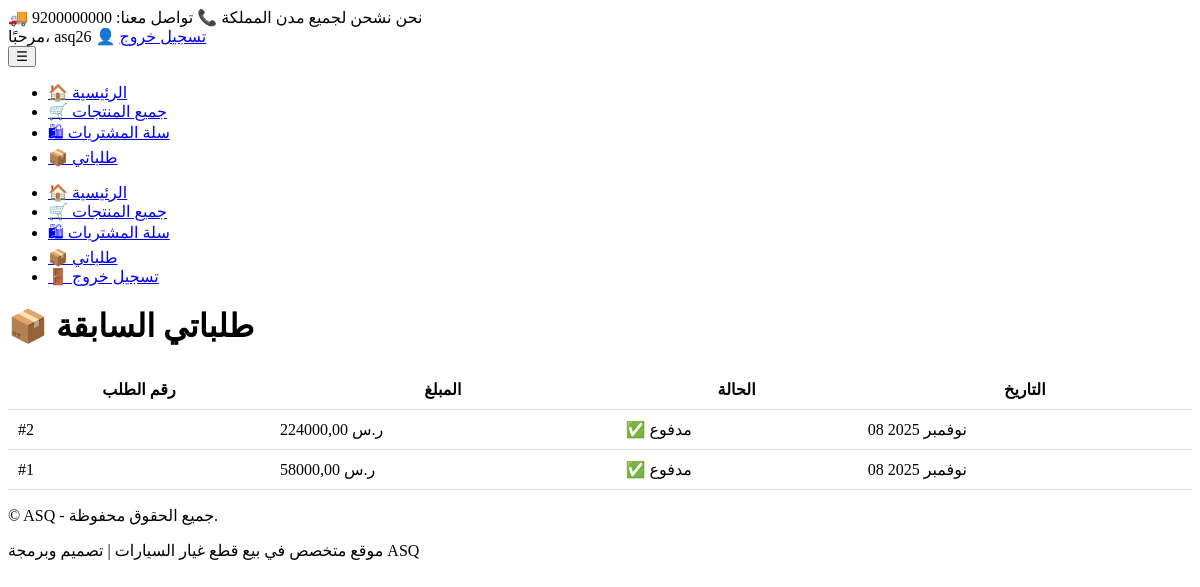
The app's page /orders/my-orders/ (signed in), older data.
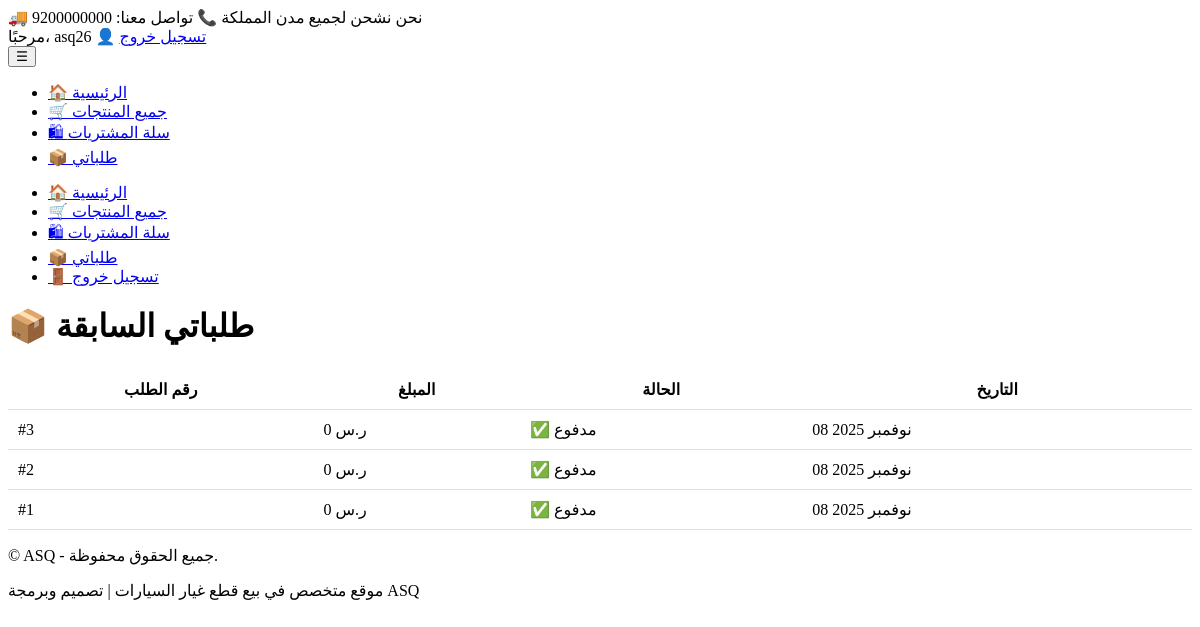
The same page, newer data.
### orders/models.py (models this page shows, shortened)
class Order(models.Model):
    user = models.ForeignKey(settings.AUTH_USER_MODEL, on_delete=models.CASCADE)
    total_price = models.DecimalField(max_digits=10, decimal_places=2, default=0)
    is_paid = models.BooleanField(default=False)
    full_name = models.CharField(max_length=255, blank=True, null=True)
    address = models.TextField(blank=True, null=True)
    phone = models.CharField(max_length=20, blank=True, null=True)
    city = models.CharField(max_length=100, blank=True, null=True)
    created_at = models.DateTimeField(auto_now_add=True)
    @property
    def total(self):
        return sum(item.subtotal for item in self.items.all())

class OrderItem(models.Model):
    order = models.ForeignKey(Order, on_delete=models.CASCADE, related_name="items")
    product = models.ForeignKey(Product, on_delete=models.CASCADE)
    price = models.DecimalField(max_digits=10, decimal_places=2)
    quantity = models.PositiveIntegerField(default=1)
    @property
    def subtotal(self):
        return self.quantity * self.price

### orders/views.py (the view)
# urls.py: path('my-orders/', views.orders_list_view, name='orders_list'),  # ✅ قائمة الطلبات السابقة
@login_required
def orders_list_view(request):
    orders = Order.objects.filter(user=request.user, is_paid=True).order_by('-created_at')
    return render(request, 'orders-templates/orders_list.html', {'orders': orders})

### orders/context_processors.py (called while the page is built)
def cart_count(request):
    if request.user.is_authenticated:
        cart = Cart.objects.filter(user=request.user).first()
        if cart:
            return {'cart_count': sum(item.quantity for item in cart.items.all())}
    return {'cart_count': 0}

### templates/orders-templates/orders_list.html (shortened to what this page needs)
{% load static %}
{% include 'header.html' %}
<main class="page-container">
  <h1>📦 طلباتي السابقة</h1>
  {% if orders %}
    <table class="orders-table">
      <thead>
        <tr>
          <th>رقم الطلب</th>
          <th>المبلغ</th>
          <th>الحالة</th>
          <th>التاريخ</th>
        </tr>
      </thead>
      <tbody>
        {% for order in orders %}
          <tr>
            <td>#{{ order.id }}</td>
            <td>{{ order.total }} ر.س</td>
            <td>{% if order.is_paid %}✅ مدفوع {% else %}❌ غير مدفوع {% endif %}</td>
            <td>{{ order.created_at|date:"d M Y" }}</td>
          </tr>
        {% endfor %}
      </tbody>
    </table>
  {% else %}
    <p>⚠️ ليس لديك طلبات بعد.</p>
  {% endif %}
</main>
{% include 'footer.html' %}

Row changes from the older to the newer data that the page shows:
now on this page (row edited): Order: id "3", total "0", is_paid "✅ مدفوع", created_at "08 نوفمبر 2025"
computed for Order id 2: total "224000,00" → "0"
computed for Order id 1: total "58000,00" → "0"
